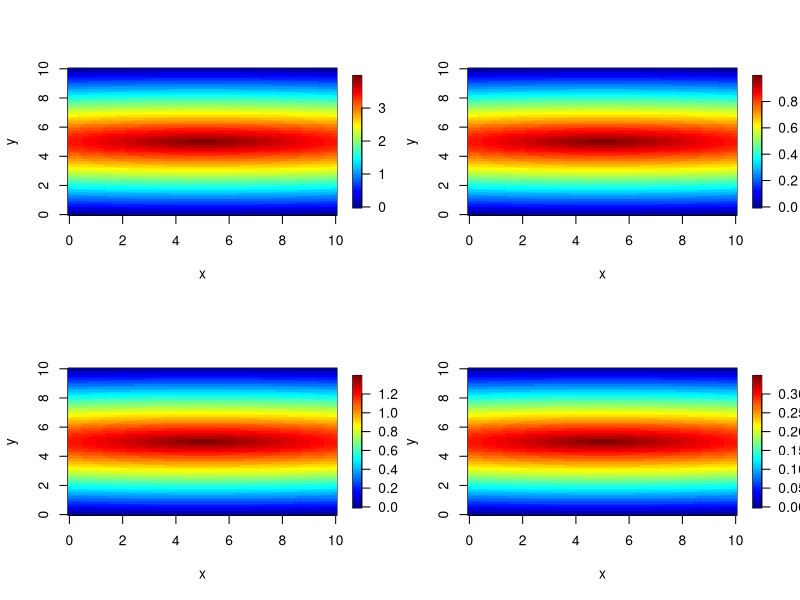
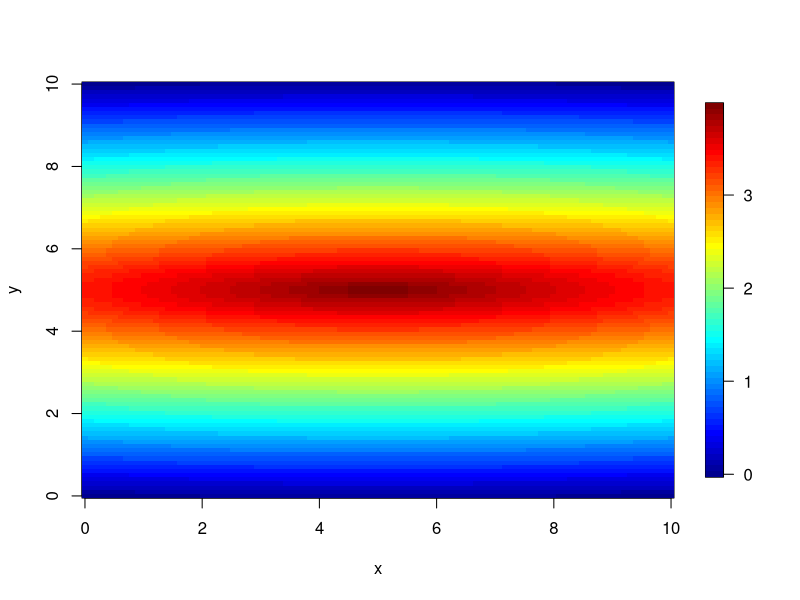
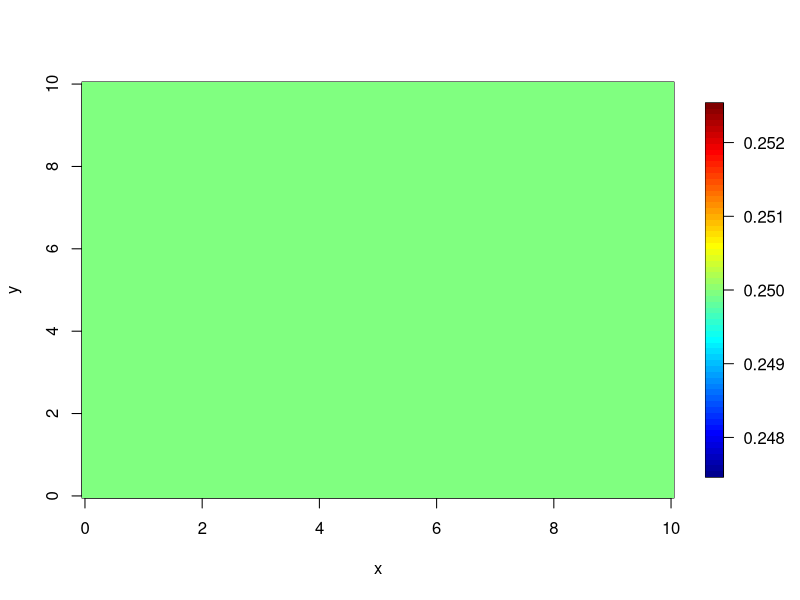
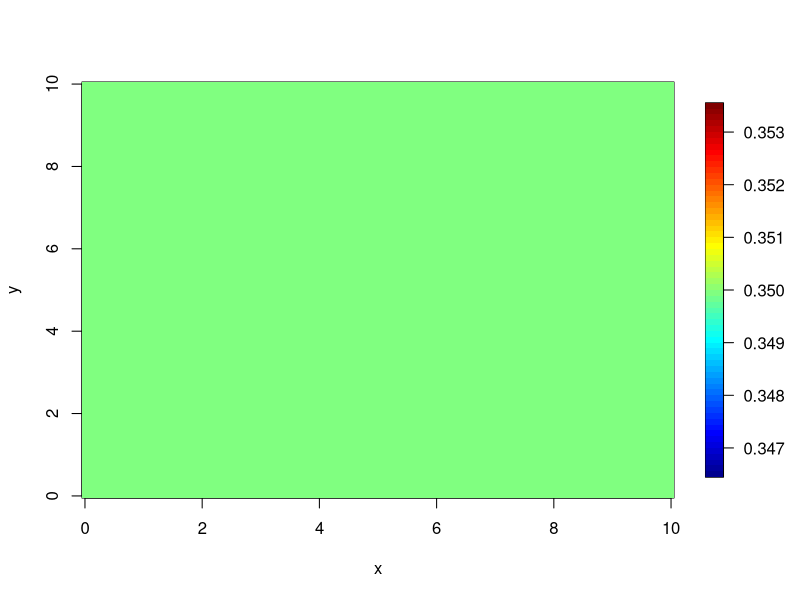
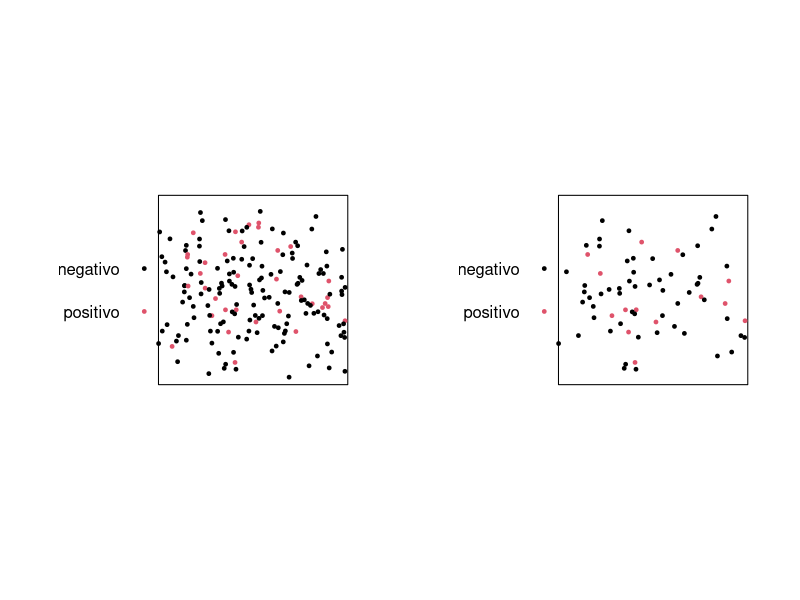
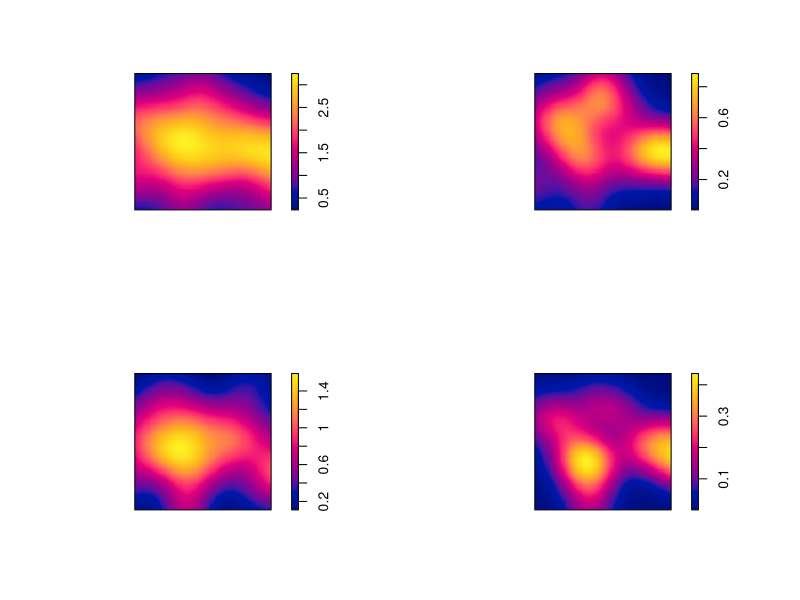
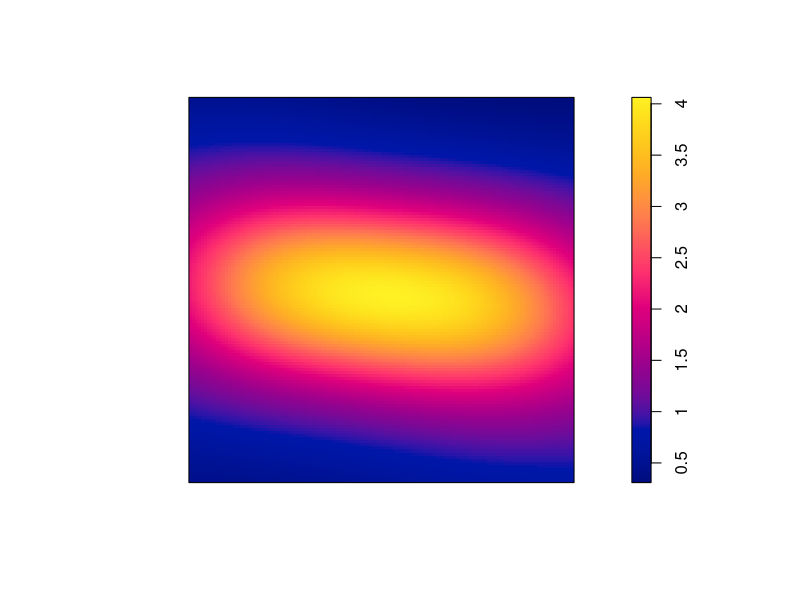
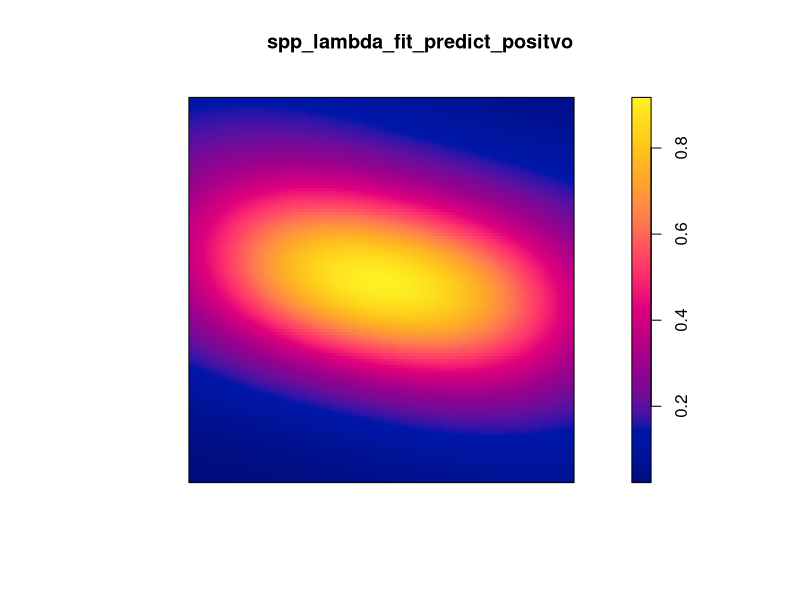

Write the R code that produced these figures, in order.
library(spatstat)
library(fields)
library(mgcv)
library(psych)
library(pracma)
library(splines)
#=#=#=#=#=#=#=#=#=#=#=#=#=#=#=#=#=#=#=#=#=#=#=#=#=#=#=#=#=#=#=#=#=#=#=#
#=#=# Densidad poblacional heterogénea, riesgo espacial constante, muestreo aleatorio homogeneo
h_lambda <- 5
k_lambda <- 5
a_lambda <- 1/4
b_lambda <- 10
c_lambda <- 4

#=#=#=#=#=#=#=#=#=#=#=#=#=#=#=#=#=#=#=#=#=#=#=#=#=#=#=#=#=#=#=#=#=#=#=#

lambda_fun <- function(x,y){
  return(c_lambda-c_lambda*(a_lambda*(x-h_lambda)^2+b_lambda*(y-k_lambda)^2)^0.5/
           ((a_lambda*(h_lambda)^2+b_lambda*(k_lambda)^2)^0.5))}
theta_fun <- function(x,y){
  return(rep(0.25,length(x)))}
pi_fun <- function(x,y){
  return(rep(0.35,length(x)))}

#=#=#=#=#=#=#=#=#=#=#=#=#=#=#=#=#=#=#=#=#=#=#=#=#=#=#=#=#=#=#=#=#=#=#=#

lambda_theta_fun <- function(x,y){
  return( lambda_fun(x,y) * theta_fun(x,y))}
lambda_pi_fun <- function(x,y){
  return( lambda_fun(x,y) * pi_fun(x,y))}
lambda_theta_pi_fun <- function(x,y){
  return( lambda_fun(x,y) * theta_fun(x,y) * pi_fun(x,y))}

#=#=#=#=#=#=#=#=#=#=#=#=#=#=#=#=#=#=#=#=#=#=#=#=#=#=#=#=#=#=#=#=#=#=#=#

grid <- expand.grid(seq(0, 10, length.out = 100),
                    seq(0, 10, length.out = 100))

imagen_plot <- function(z) {
  fields::image.plot(seq(0, 10, length.out = 100),
                     seq(0, 10, length.out = 100),
                     matrix(z, 100, 100),
                     xlab = "x", ylab = "y", main = "")
}

#=#=#=#=#=#=#=#=#=#=#=#=#=#=#=#=#=#=#=#=#=#=#=#=#=#=#=#=#=#=#=#=#=#=#=#

x11()
par(mfrow = c(2, 2))
z <- lambda_fun(grid[,1],grid[,2])
imagen_plot(z)
z <- lambda_theta_fun(grid[,1],grid[,2])
imagen_plot(z)
z <- lambda_pi_fun(grid[,1],grid[,2])
imagen_plot(z)
z <- lambda_theta_pi_fun(grid[,1],grid[,2])
imagen_plot(z)
x11()
z <- lambda_fun(grid[,1],grid[,2])
imagen_plot(z)
x11()
z <- theta_fun(grid[,1],grid[,2])
imagen_plot(z)
x11()
z <- pi_fun(grid[,1],grid[,2])
imagen_plot(z)

#=#=#=#=#=#=#=#=#=#=#=#=#=#=#=#=#=#=#=#=#=#=#=#=#=#=#=#=#=#=#=#=#=#=#=#

set.seed(123)
win <- owin(xrange = c(0, 10), yrange = c(0, 10))
spp <- rpoispp(lambda = lambda_fun, win = win)
props <- theta_fun(spp$x,spp$y)
marks(spp) <- factor(sapply(props, function(x) rbinom(1, 1, x)),
                     labels = c("negativo","positivo"))
#props <- c(negativo = 0.30, positivo = 0.8)[spp$marks]
#Este se descomenta para Caso-Control y la siguiente linea para muestreo aleatorio
props <- pi_fun(spp$x,spp$y)
spp_sample <- spp[sapply(props, function(x) rbinom(1, 1, x)) == 1]

#=#=#=#=#=#=#=#=#=#=#=#=#=#=#=#=#=#=#=#=#=#=#=#=#=#=#=#=#=#=#=#=#=#=#=#

x11()
par(mfrow = c(1, 2))
plot(spp, cols=c(1:2), pch = 19, cex=0.5, main="")
plot(spp_sample, cols=c(1:2), pch = 19, cex=0.5, main="")
x11()
par(mfrow = c(2, 2))
plot(density(spp), main = "")
plot(density(spp[spp$marks=="positivo"]), main = "")
plot(density(spp_sample), main = "")
plot(density(spp_sample[spp_sample$marks=="positivo"]), main = "")

#=#=#=#=#=#=#=#=#=#=#=#=#=#=#=#=#=#=#=#=#=#=#=#=#=#=#=#=#=#=#=#=#=#=#=#

N_1 <- sum(spp$marks=="positivo") 
N_0 <- sum(spp$marks=="negativo")
n_1 <- sum(spp_sample$marks=="positivo") 
n_0 <- sum(spp_sample$marks=="negativo")
N_1/ (N_1 + N_0)
n_1/ (n_1 + n_0)
rho <- (n_1*N_0)/(N_1*n_0)
alfa <- (n_1/n_0)*(1+(N_0/N_1))

#=#=#=#=#=#=#=#=#=#=#=#=#=#=#=#=#=#=#=#=#=#=#=#=#=#=#=#=#=#=#=#=#=#=#

temporal <- marks(spp)
marks(spp) <- NULL
spp_lambda_fit <- ppm(spp ~ s(x,y,k=6), use.gam=TRUE)
summary(spp_lambda_fit)
spp_lambda_fit_predict <- predict(spp_lambda_fit)
x11()
plot(spp_lambda_fit_predict,xlab = "x", ylab = "y", zlab="", main = "")
marks(spp) <- temporal
rm(temporal)

#=#=#=#=#=#=#=#=#=#=#=#=#=#=#=#=#=#=#=#=#=#=#=#=#=#=#=#=#=#=#=#=#=#=#

spp_positvo <- spp[spp$marks=="positivo"]
spp_negativo <- spp[spp$marks=="negativo"]
marks(spp_positvo) <- NULL
marks(spp_negativo) <- NULL
spp_lambda_fit_positvo <- ppm(spp_positvo ~ s(x,y,k=6), use.gam=TRUE)
spp_lambda_fit_negativo <- ppm(spp_negativo ~ s(x,y,k=6), use.gam=TRUE)
spp_lambda_fit_predict_positvo <- predict(spp_lambda_fit_positvo)
spp_lambda_fit_predict_negativo <- predict(spp_lambda_fit_negativo)
risk_estimated <- spp_lambda_fit_predict_positvo/(spp_lambda_fit_predict_positvo +
                                                    spp_lambda_fit_predict_negativo)

plot(spp_lambda_fit_predict_positvo)
plot(spp_lambda_fit_predict_negativo)
plot(risk_estimated)

z_1 <-predict(spp_lambda_fit_positvo, locations=data.frame(x=grid[,1], y=grid[,2]))
z_0 <-predict(spp_lambda_fit_negativo, locations=data.frame(x=grid[,1], y=grid[,2]))
imagen_plot(z_1)
imagen_plot(z_0)
imagen_plot(z_1/(z_1+z_0))

#=#=#=#=#=#=#=#=#=#=#=#=#=#=#=#=#=#=#=#=#=#=#=#=#=#=#=#=#=#=#=#=#=#=#

spp_sample_positvo <- spp_sample[spp_sample$marks=="positivo"]
spp_sample_negativo <- spp_sample[spp_sample$marks=="negativo"]
marks(spp_sample_positvo) <- NULL
marks(spp_sample_negativo) <- NULL
spp_lambda_fit_positvo <- ppm(spp_sample_positvo ~ s(x,y,k=6), use.gam=TRUE)
spp_lambda_fit_negativo <- ppm(spp_sample_negativo ~ s(x,y,k=6), use.gam=TRUE)
spp_lambda_fit_predict_positvo <- predict(spp_lambda_fit_positvo)
spp_lambda_fit_predict_negativo <- predict(spp_lambda_fit_negativo)
risk_estimated <- spp_lambda_fit_predict_positvo/(spp_lambda_fit_predict_positvo+
                                                    rho*spp_lambda_fit_predict_negativo)
x11()
plot(risk_estimated)

z_1 <-predict(spp_lambda_fit_positvo, locations=data.frame(x=grid[,1], y=grid[,2]))
z_0 <-predict(spp_lambda_fit_negativo, locations=data.frame(x=grid[,1], y=grid[,2]))
imagen_plot(z_1)
imagen_plot(z_0)
imagen_plot(z_1/(z_1+rho*z_0))
imagen_plot(z_1/(alfa*z_0))
